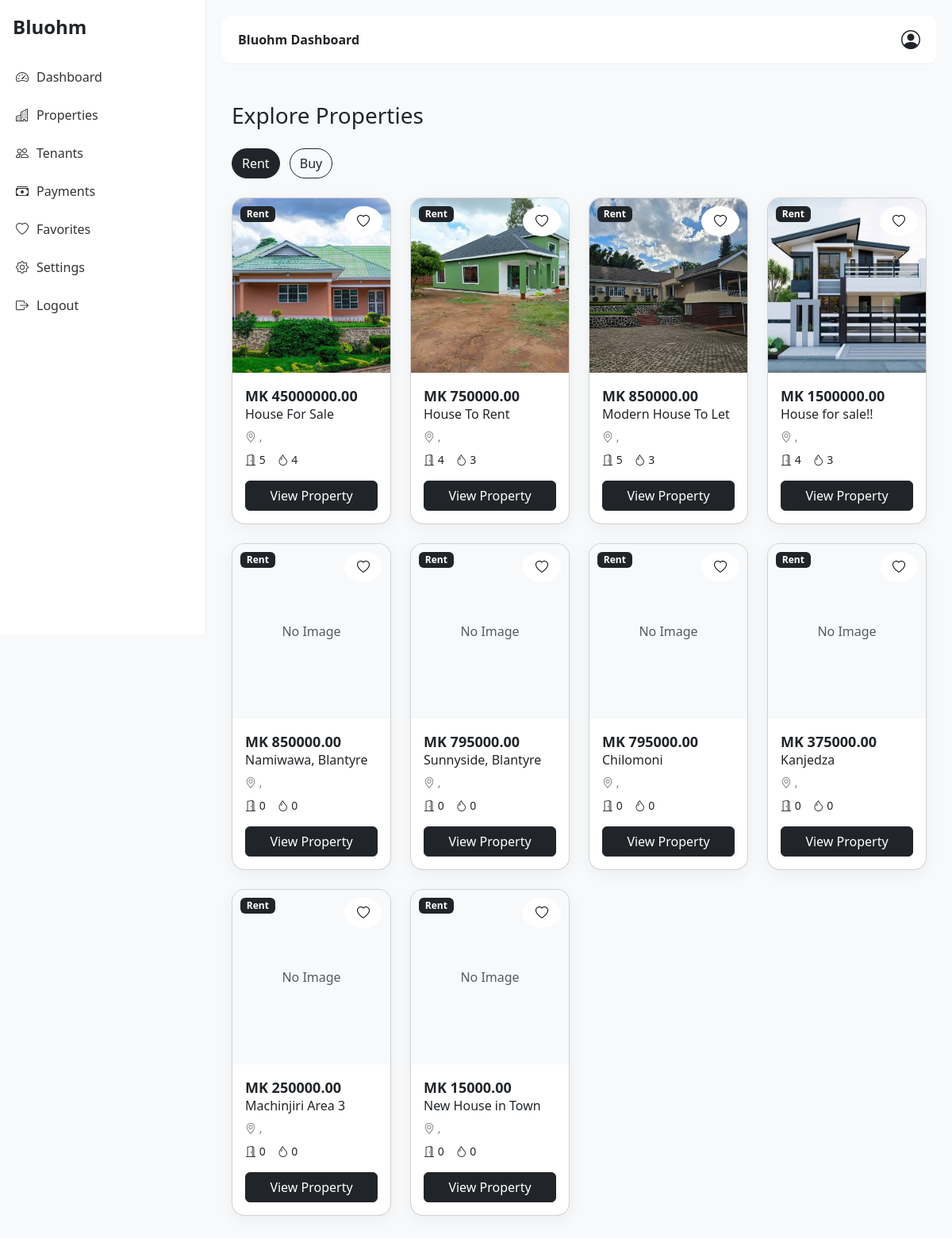
The page /marketplace/ on the database as committed earlier.
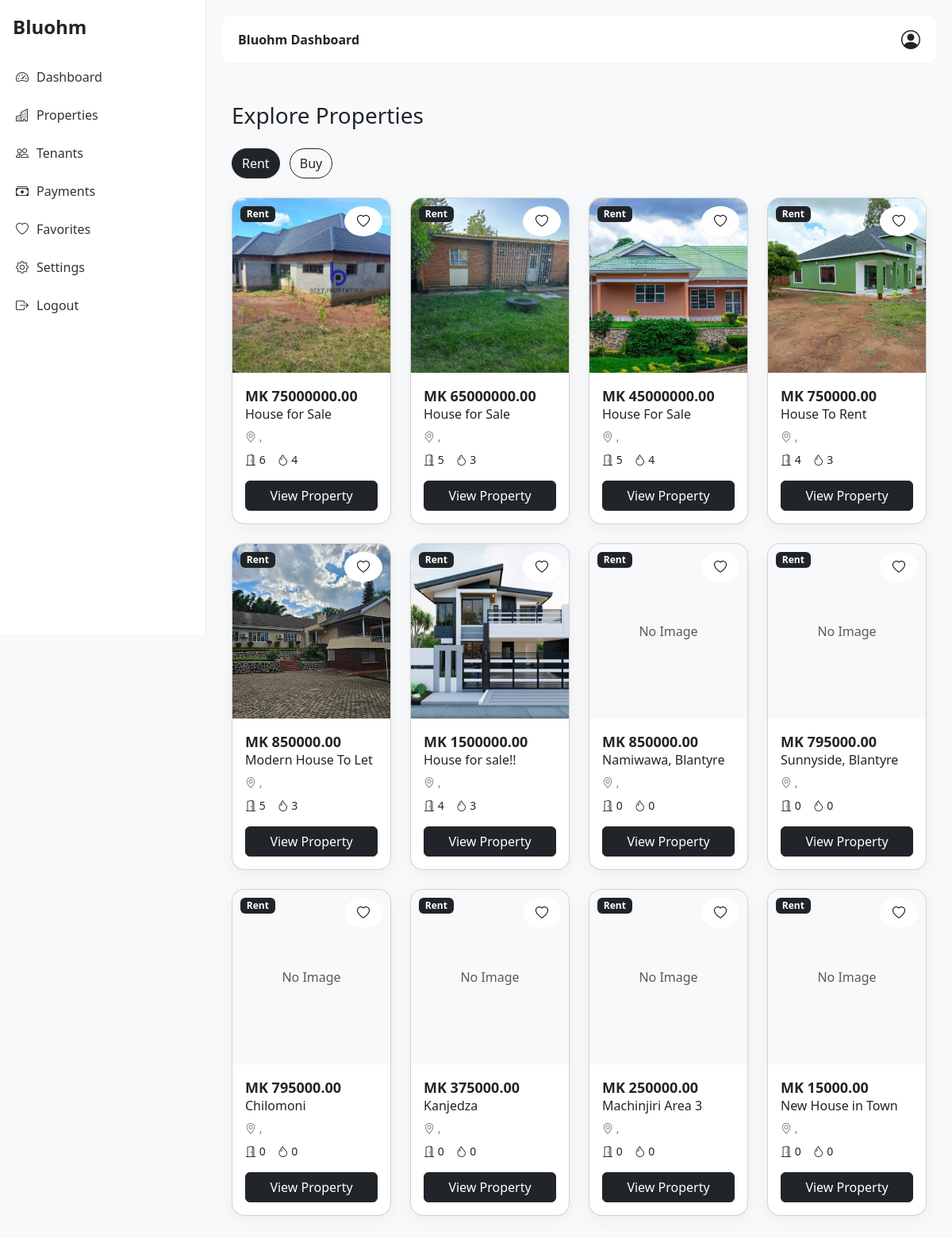
The same page on the database as committed later.
### properties/models.py (models this page shows, shortened)
class Property(models.Model):
    owner = models.ForeignKey(User, on_delete=models.CASCADE)
    title = models.CharField(max_length=255)
    price = models.DecimalField(max_digits=10, decimal_places=2)
    bedrooms = models.IntegerField(default=0)
    bathrooms = models.IntegerField(default=0)
    location = models.CharField(max_length=255)
    latitude = models.FloatField(null=True, blank=True)
    longitude = models.FloatField(null=True, blank=True)
    landmarks = models.TextField(blank=True, null=True)
    listing_type = models.CharField(
        max_length=10,
        choices=LISTING_TYPE,
        default='rent'
    )
    property_category = models.CharField(
        max_length=20,
        choices=PROPERTY_CATEGORY,
        default='house'
    )
    is_available = models.BooleanField(default=True)
    created_at = models.DateTimeField(auto_now_add=True)

class PropertyImage(models.Model):
    property = models.ForeignKey(
        Property,
        related_name="images",
        on_delete=models.CASCADE
    )
    image = models.ImageField(upload_to="properties/")

### marketplace/views.py (the view)
# urls.py: path("marketplace/", include("marketplace.urls")),
def marketplace(request):
    properties = Property.objects.all().order_by('-created_at')
    return render(
        request,
        "marketplace/index.html",
        {"properties": properties}
    )

### templates/marketplace/index.html (shortened to what this page needs)
{% extends "base.html" %}
{% block content %}
<div class="container py-4">
<div class="d-flex justify-content-between align-items-center mb-3">
    <h3>Explore Properties</h3>
</div>
<div class="mb-4">
    <button class="btn btn-dark tab-btn me-2">Rent</button>
    <button class="btn btn-outline-dark tab-btn">Buy</button>
</div>
<div class="row">
{% if properties %}
{% for property in properties %}
<div class="col-lg-3 col-md-6 mb-4" id="property-card-{{ property.id }}">
<div class="card property-card">
<div class="position-relative">
{% with property.images.all|first as img %}
    {% if img %}
        <img src="{{ img.image.url }}" class="card-img-top property-image">
    {% else %}
        <div class="property-image bg-light d-flex align-items-center justify-content-center">
            <span class="text-muted">No Image</span>
        </div>
    {% endif %}
{% endwith %}
<span class="badge bg-dark badge-type">
    {{ property.get_listing_type_display }}
</span>
<div class="favorite-btn">
    <button onclick="toggleFavorite({{ property.id }})"
            style="border:none; background:none;">
        <i class="bi
        {% if property.id in favorite_ids %}
            bi-heart-fill text-danger
        {% else %}
            bi-heart
        {% endif %}
        "
        id="fav-icon-{{ property.id }}"></i>
    </button>
</div>
</div>
<div class="card-body">
<div class="price">
    MK {{ property.price }}
</div>
<h6>{{ property.title }}</h6>
<div class="location">
    <i class="bi bi-geo-alt"></i>
    {{ property.city }}, {{ property.area }}
</div>
<div class="features mt-2">
    <div><i class="bi bi-door-open"></i> {{ property.bedrooms }}</div>
    <div><i class="bi bi-droplet"></i> {{ property.bathrooms }}</div>
</div>
<a href="{% url 'properties:property_detail' property.id %}"
   class="btn btn-dark w-100 mt-3">
    View Property
</a>
</div>
</div>
</div>
{% endfor %}
{% else %}
<div class="text-center py-5">
    <h4>No properties available</h4>
    <p class="text-muted">New listings will appear here</p>
</div>
{% endif %}
</div>
</div>
{% endblock %}

### templates/base.html (shortened to what this page needs)
<!DOCTYPE html>
<html lang="en">
<head>
<link href="https://cdn.jsdelivr.net/npm/bootstrap@5.3.0/dist/css/bootstrap.min.css" rel="stylesheet">
<link rel="stylesheet" href="https://cdn.jsdelivr.net/npm/bootstrap-icons@1.11.3/font/bootstrap-icons.css">
<link rel="stylesheet" href="https://unpkg.com/leaflet@1.9.4/dist/leaflet.css"/>
</head>
<body>
<div class="sidebar" id="sidebar">
<div class="px-3 mb-4">
<h4 class="fw-bold">
Bluohm
</h4>
</div>
<a href="{% url 'properties:landlord_dashboard' %}">
<i class="bi bi-speedometer2"></i>
Dashboard
</a>
<a href="{% url 'marketplace:marketplace' %}">
<i class="bi bi-buildings"></i>
Properties
</a>
<a href="#">
<i class="bi bi-people"></i>
Tenants
</a>
<a href="#">
<i class="bi bi-cash-stack"></i>
Payments
</a>
<a href="{% url 'properties:favorites_list' %}"
   class="{% if request.path == '/properties/favorites/' %}active{% endif %}">
    <i class="bi bi-heart"></i>
    Favorites
</a>
<a href="#">
<i class="bi bi-gear"></i>
Settings
</a>
<a href="{% url 'accounts:login' %}">
<i class="bi bi-box-arrow-right"></i>
Logout
</a>
</div>
<div class="main-content">
<div class="navbar-top d-flex justify-content-between align-items-center mb-4">
<div class="fw-semibold">
Bluohm Dashboard
</div>
<div>
<i class="bi bi-person-circle fs-4"></i>
</div>
</div>
{% block content %}
{% endblock %}
</div>
</body>
</html>

### templates/base.html (style rules this page uses)
body { background: #f8f9fa; font-family: system-ui, -apple-system, sans-serif; }
.sidebar { width: 260px; height: 100vh; position: fixed; top: 0; left: -260px; background: white; border-right: 1px solid #eee; padding-top: 20px; transition: 0.3s; z-index: 1050; }
.sidebar a { display: flex; align-items: center; gap: 10px; padding: 12px 20px; color: #333; text-decoration: none; font-weight: 500; }
.main-content { padding: 20px; }
.navbar-top { background: white; border-bottom: 1px solid #eee; padding: 12px 20px; border-radius: 10px; }
@media (min-width: 992px) { .sidebar { left: 0; } }
@media (min-width: 992px) { .main-content { margin-left: 260px; } }

### templates/marketplace/index.html (style rules this page uses)
.property-card { border-radius: 16px; overflow: hidden; transition: 0.3s; box-shadow: 0 5px 20px rgba(0,0,0,0.05); background: white; }
.property-image { height: 220px; width: 100%; object-fit: cover; }
.price { font-size: 18px; font-weight: 600; }
.location { color: #777; font-size: 14px; }
.features { font-size: 14px; display: flex; gap: 15px; }
.badge-type { position: absolute; top: 10px; left: 10px; }
.favorite-btn { position: absolute; top: 10px; right: 10px; background: white; border-radius: 50%; padding: 6px 10px; }
.tab-btn { border-radius: 50px; }

Rows that differ between the two databases and show on the page:
added Property: image (picture), listing_type "Rent", price "75000000.00", title "House for Sale", bedrooms "6", bathrooms "4"
added Property: image (picture), listing_type "Rent", price "65000000.00", title "House for Sale", bedrooms "5", bathrooms "3"
